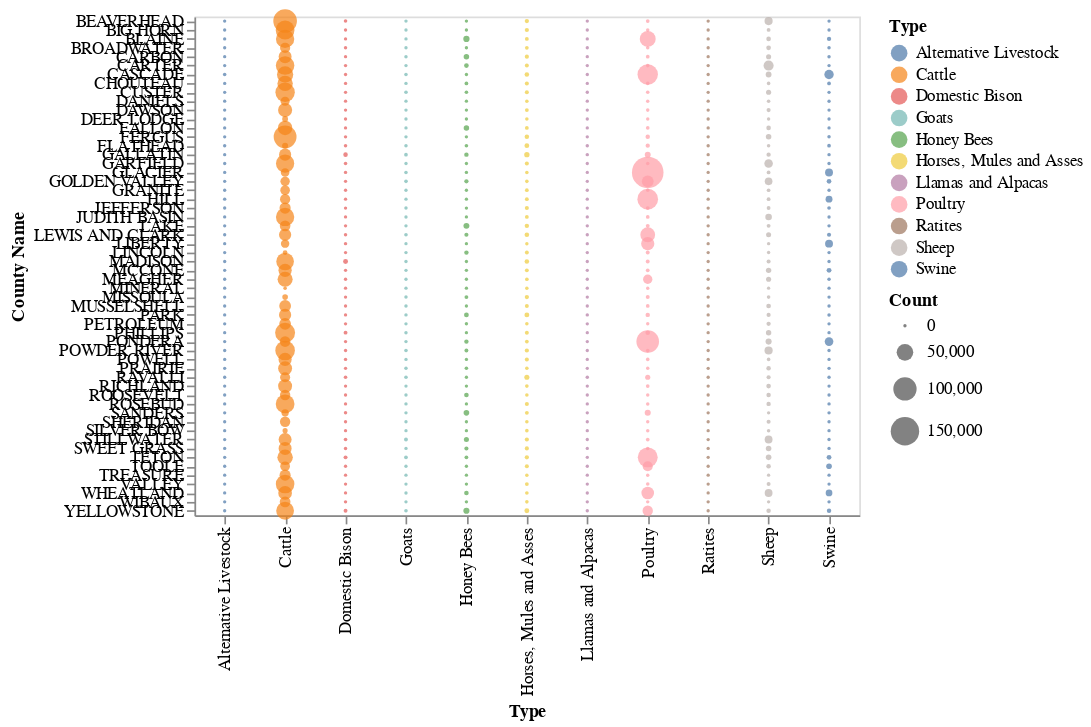

Source (notebook cell):
### Code cell
# Now with the full data set!

alt.Chart(full[full['Year'] == 2018]).mark_circle().encode(
    size='Count',
    y='County Name',
    x='Type',
    color='Type', # No reason fields can't be encoded more than one way
)

### Figure 1 — Vega-Lite specification as saved in the notebook (floating-point values rounded to 4 significant figures; data arrays with more than 128 entries replaced by an {"elided": "..."} marker saying what was removed)
{"$schema": "https://vega.github.io/schema/vega-lite/v3.4.0.json", "config": {"background": "white", "mark": {"tooltip": null}, "view": {"height": 300, "width": 400}}, "data": {"name": "data-6aad56b2407068eb65adc517f08f140b"}, "datasets": {"data-6aad56b2407068eb65adc517f08f140b": {"elided": "616 records"}}, "encoding": {"color": {"field": "Type", "type": "nominal"}, "size": {"field": "Count", "type": "quantitative"}, "x": {"field": "Type", "type": "nominal"}, "y": {"field": "County Name", "type": "nominal"}}, "mark": "circle"}
